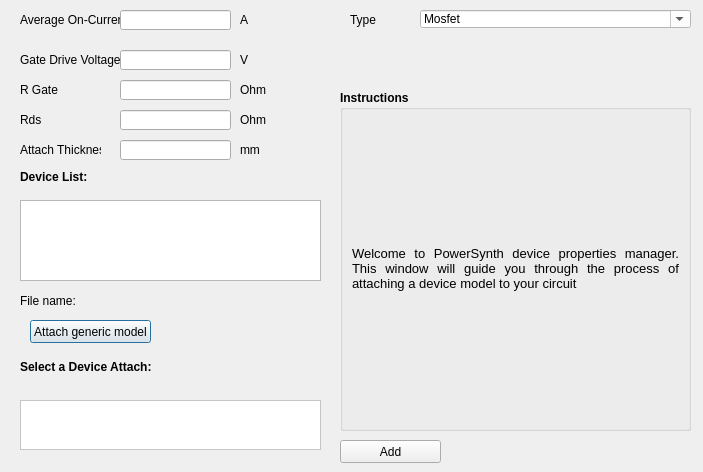
<?xml version="1.0" encoding="UTF-8"?>
<ui version="4.0">
 <class>device_propeties</class>
 <widget class="QDialog" name="device_propeties">
  <property name="geometry">
   <rect>
    <x>0</x>
    <y>0</y>
    <width>703</width>
    <height>472</height>
   </rect>
  </property>
  <property name="windowTitle">
   <string>Properties</string>
  </property>
  <widget class="QStackedWidget" name="stackedWidget">
   <property name="geometry">
    <rect>
     <x>10</x>
     <y>0</y>
     <width>341</width>
     <height>621</height>
    </rect>
   </property>
   <property name="currentIndex">
    <number>1</number>
   </property>
   <widget class="QWidget" name="fstm_rect">
    <widget class="QLineEdit" name="ledt_heat_flow">
     <property name="geometry">
      <rect>
       <x>100</x>
       <y>20</y>
       <width>111</width>
       <height>20</height>
      </rect>
     </property>
    </widget>
    <widget class="QLabel" name="label_9">
     <property name="geometry">
      <rect>
       <x>10</x>
       <y>20</y>
       <width>81</width>
       <height>20</height>
      </rect>
     </property>
     <property name="text">
      <string>Heat Flow</string>
     </property>
     <property name="buddy">
      <cstring>txt_minWidth</cstring>
     </property>
    </widget>
    <widget class="QLabel" name="label_10">
     <property name="geometry">
      <rect>
       <x>10</x>
       <y>50</y>
       <width>81</width>
       <height>20</height>
      </rect>
     </property>
     <property name="text">
      <string>Attach Thickness</string>
     </property>
     <property name="buddy">
      <cstring>txt_minWidth</cstring>
     </property>
    </widget>
    <widget class="QLineEdit" name="ledt_attach_thickness">
     <property name="geometry">
      <rect>
       <x>100</x>
       <y>50</y>
       <width>111</width>
       <height>20</height>
      </rect>
     </property>
    </widget>
    <widget class="QLabel" name="label_21">
     <property name="geometry">
      <rect>
       <x>220</x>
       <y>20</y>
       <width>91</width>
       <height>20</height>
      </rect>
     </property>
     <property name="text">
      <string>V</string>
     </property>
     <property name="buddy">
      <cstring>txt_minWidth</cstring>
     </property>
    </widget>
    <widget class="QLabel" name="label_22">
     <property name="geometry">
      <rect>
       <x>220</x>
       <y>50</y>
       <width>91</width>
       <height>20</height>
      </rect>
     </property>
     <property name="text">
      <string>mm</string>
     </property>
     <property name="buddy">
      <cstring>txt_minWidth</cstring>
     </property>
    </widget>
   </widget>
   <widget class="QWidget" name="ssapp">
    <widget class="QLineEdit" name="ledt_attach_thickness_2">
     <property name="geometry">
      <rect>
       <x>110</x>
       <y>140</y>
       <width>111</width>
       <height>20</height>
      </rect>
     </property>
    </widget>
    <widget class="QLabel" name="label_12">
     <property name="geometry">
      <rect>
       <x>10</x>
       <y>140</y>
       <width>81</width>
       <height>20</height>
      </rect>
     </property>
     <property name="text">
      <string>Attach Thickness</string>
     </property>
     <property name="buddy">
      <cstring>txt_minWidth</cstring>
     </property>
    </widget>
    <widget class="QLabel" name="label_13">
     <property name="geometry">
      <rect>
       <x>10</x>
       <y>10</y>
       <width>111</width>
       <height>20</height>
      </rect>
     </property>
     <property name="text">
      <string>Average On-Current</string>
     </property>
     <property name="buddy">
      <cstring>txt_minWidth</cstring>
     </property>
    </widget>
    <widget class="QLineEdit" name="ledt_avg_current">
     <property name="geometry">
      <rect>
       <x>110</x>
       <y>10</y>
       <width>111</width>
       <height>20</height>
      </rect>
     </property>
    </widget>
    <widget class="QLabel" name="label_14">
     <property name="geometry">
      <rect>
       <x>10</x>
       <y>50</y>
       <width>111</width>
       <height>20</height>
      </rect>
     </property>
     <property name="text">
      <string>Gate Drive Voltage</string>
     </property>
     <property name="buddy">
      <cstring>txt_minWidth</cstring>
     </property>
    </widget>
    <widget class="QLineEdit" name="ledt_vgate">
     <property name="geometry">
      <rect>
       <x>110</x>
       <y>50</y>
       <width>111</width>
       <height>20</height>
      </rect>
     </property>
    </widget>
    <widget class="QLabel" name="label_15">
     <property name="geometry">
      <rect>
       <x>10</x>
       <y>110</y>
       <width>111</width>
       <height>20</height>
      </rect>
     </property>
     <property name="text">
      <string>Rds</string>
     </property>
     <property name="buddy">
      <cstring>txt_minWidth</cstring>
     </property>
    </widget>
    <widget class="QLineEdit" name="ledt_rds">
     <property name="geometry">
      <rect>
       <x>110</x>
       <y>110</y>
       <width>111</width>
       <height>20</height>
      </rect>
     </property>
    </widget>
    <widget class="QPushButton" name="btn_load_generic_mdl">
     <property name="geometry">
      <rect>
       <x>20</x>
       <y>320</y>
       <width>121</width>
       <height>23</height>
      </rect>
     </property>
     <property name="text">
      <string>Attach generic model</string>
     </property>
    </widget>
    <widget class="QLabel" name="label_17">
     <property name="geometry">
      <rect>
       <x>230</x>
       <y>10</y>
       <width>91</width>
       <height>20</height>
      </rect>
     </property>
     <property name="text">
      <string>A</string>
     </property>
     <property name="buddy">
      <cstring>txt_minWidth</cstring>
     </property>
    </widget>
    <widget class="QLabel" name="label_18">
     <property name="geometry">
      <rect>
       <x>230</x>
       <y>50</y>
       <width>91</width>
       <height>20</height>
      </rect>
     </property>
     <property name="text">
      <string>V</string>
     </property>
     <property name="buddy">
      <cstring>txt_minWidth</cstring>
     </property>
    </widget>
    <widget class="QLabel" name="label_19">
     <property name="geometry">
      <rect>
       <x>230</x>
       <y>110</y>
       <width>91</width>
       <height>20</height>
      </rect>
     </property>
     <property name="text">
      <string>Ohm</string>
     </property>
     <property name="buddy">
      <cstring>txt_minWidth</cstring>
     </property>
    </widget>
    <widget class="QLabel" name="label_20">
     <property name="geometry">
      <rect>
       <x>230</x>
       <y>140</y>
       <width>91</width>
       <height>20</height>
      </rect>
     </property>
     <property name="text">
      <string>mm</string>
     </property>
     <property name="buddy">
      <cstring>txt_minWidth</cstring>
     </property>
    </widget>
    <widget class="QLabel" name="label_2">
     <property name="geometry">
      <rect>
       <x>10</x>
       <y>170</y>
       <width>256</width>
       <height>13</height>
      </rect>
     </property>
     <property name="font">
      <font>
       <weight>75</weight>
       <bold>true</bold>
      </font>
     </property>
     <property name="text">
      <string>Device List:</string>
     </property>
    </widget>
    <widget class="QListWidget" name="listWidget">
     <property name="geometry">
      <rect>
       <x>10</x>
       <y>200</y>
       <width>301</width>
       <height>81</height>
      </rect>
     </property>
    </widget>
    <widget class="QLabel" name="label_23">
     <property name="geometry">
      <rect>
       <x>10</x>
       <y>80</y>
       <width>111</width>
       <height>20</height>
      </rect>
     </property>
     <property name="text">
      <string>R Gate</string>
     </property>
     <property name="buddy">
      <cstring>txt_minWidth</cstring>
     </property>
    </widget>
    <widget class="QLineEdit" name="ledt_vgate_2">
     <property name="geometry">
      <rect>
       <x>110</x>
       <y>80</y>
       <width>111</width>
       <height>20</height>
      </rect>
     </property>
    </widget>
    <widget class="QLabel" name="label_24">
     <property name="geometry">
      <rect>
       <x>230</x>
       <y>80</y>
       <width>91</width>
       <height>20</height>
      </rect>
     </property>
     <property name="text">
      <string>Ohm</string>
     </property>
     <property name="buddy">
      <cstring>txt_minWidth</cstring>
     </property>
    </widget>
    <widget class="QLabel" name="generic_file">
     <property name="geometry">
      <rect>
       <x>10</x>
       <y>290</y>
       <width>301</width>
       <height>21</height>
      </rect>
     </property>
     <property name="text">
      <string>File name: </string>
     </property>
    </widget>
    <widget class="QLabel" name="lbl_dev_attach">
     <property name="geometry">
      <rect>
       <x>10</x>
       <y>360</y>
       <width>257</width>
       <height>13</height>
      </rect>
     </property>
     <property name="font">
      <font>
       <weight>75</weight>
       <bold>true</bold>
      </font>
     </property>
     <property name="text">
      <string>Select a Device Attach:</string>
     </property>
    </widget>
    <widget class="QListView" name="lst_devices_att">
     <property name="enabled">
      <bool>false</bool>
     </property>
     <property name="geometry">
      <rect>
       <x>10</x>
       <y>400</y>
       <width>301</width>
       <height>50</height>
      </rect>
     </property>
     <property name="maximumSize">
      <size>
       <width>16777215</width>
       <height>50</height>
      </size>
     </property>
     <property name="palette">
      <palette>
       <active>
        <colorrole role="Button">
         <brush brushstyle="SolidPattern">
          <color alpha="255">
           <red>255</red>
           <green>255</green>
           <blue>255</blue>
          </color>
         </brush>
        </colorrole>
        <colorrole role="Base">
         <brush brushstyle="SolidPattern">
          <color alpha="255">
           <red>255</red>
           <green>255</green>
           <blue>255</blue>
          </color>
         </brush>
        </colorrole>
        <colorrole role="Window">
         <brush brushstyle="SolidPattern">
          <color alpha="255">
           <red>255</red>
           <green>255</green>
           <blue>255</blue>
          </color>
         </brush>
        </colorrole>
       </active>
       <inactive>
        <colorrole role="Button">
         <brush brushstyle="SolidPattern">
          <color alpha="255">
           <red>255</red>
           <green>255</green>
           <blue>255</blue>
          </color>
         </brush>
        </colorrole>
        <colorrole role="Base">
         <brush brushstyle="SolidPattern">
          <color alpha="255">
           <red>255</red>
           <green>255</green>
           <blue>255</blue>
          </color>
         </brush>
        </colorrole>
        <colorrole role="Window">
         <brush brushstyle="SolidPattern">
          <color alpha="255">
           <red>255</red>
           <green>255</green>
           <blue>255</blue>
          </color>
         </brush>
        </colorrole>
       </inactive>
       <disabled>
        <colorrole role="Button">
         <brush brushstyle="SolidPattern">
          <color alpha="255">
           <red>255</red>
           <green>255</green>
           <blue>255</blue>
          </color>
         </brush>
        </colorrole>
        <colorrole role="Base">
         <brush brushstyle="SolidPattern">
          <color alpha="255">
           <red>255</red>
           <green>255</green>
           <blue>255</blue>
          </color>
         </brush>
        </colorrole>
        <colorrole role="Window">
         <brush brushstyle="SolidPattern">
          <color alpha="255">
           <red>255</red>
           <green>255</green>
           <blue>255</blue>
          </color>
         </brush>
        </colorrole>
       </disabled>
      </palette>
     </property>
     <property name="styleSheet">
      <string notr="true">background-color: rgb(255, 255, 255);</string>
     </property>
    </widget>
   </widget>
  </widget>
  <widget class="QGroupBox" name="groupBox_8">
   <property name="geometry">
    <rect>
     <x>340</x>
     <y>90</y>
     <width>351</width>
     <height>341</height>
    </rect>
   </property>
   <property name="minimumSize">
    <size>
     <width>0</width>
     <height>0</height>
    </size>
   </property>
   <property name="font">
    <font>
     <weight>75</weight>
     <bold>true</bold>
    </font>
   </property>
   <property name="title">
    <string>Instructions</string>
   </property>
   <layout class="QGridLayout" name="gridLayout_7">
    <item row="0" column="0">
     <widget class="QLabel" name="lbl_model_Instruction">
      <property name="font">
       <font>
        <pointsize>10</pointsize>
       </font>
      </property>
      <property name="text">
       <string>&lt;!DOCTYPE HTML PUBLIC &quot;-//W3C//DTD HTML 4.0//EN&quot; &quot;http://www.w3.org/TR/REC-html40/strict.dtd&quot;&gt;
&lt;html&gt;&lt;head&gt;&lt;meta name=&quot;qrichtext&quot; content=&quot;1&quot; /&gt;&lt;style type=&quot;text/css&quot;&gt;
p, li { white-space: pre-wrap; }
&lt;/style&gt;&lt;/head&gt;&lt;body style=&quot; font-family:'MS Shell Dlg 2'; font-size:10pt; font-weight:600; font-style:normal;&quot;&gt;
&lt;p align=&quot;justify&quot; style=&quot; margin-top:0px; margin-bottom:0px; margin-left:0px; margin-right:0px; -qt-block-indent:0; text-indent:0px;&quot;&gt;&lt;span style=&quot; font-weight:400;&quot;&gt;Welcome to PowerSynth device properties manager. This window will guide you through the process of attaching a device model to your circuit&lt;/span&gt;&lt;/p&gt;&lt;/body&gt;&lt;/html&gt;</string>
      </property>
      <property name="wordWrap">
       <bool>true</bool>
      </property>
     </widget>
    </item>
   </layout>
  </widget>
  <widget class="QLabel" name="label_16">
   <property name="geometry">
    <rect>
     <x>350</x>
     <y>10</y>
     <width>61</width>
     <height>20</height>
    </rect>
   </property>
   <property name="text">
    <string>Type</string>
   </property>
   <property name="buddy">
    <cstring>txt_minWidth</cstring>
   </property>
  </widget>
  <widget class="QComboBox" name="cmb_device_type">
   <property name="geometry">
    <rect>
     <x>420</x>
     <y>10</y>
     <width>271</width>
     <height>18</height>
    </rect>
   </property>
   <property name="sizePolicy">
    <sizepolicy hsizetype="Preferred" vsizetype="Fixed">
     <horstretch>1</horstretch>
     <verstretch>0</verstretch>
    </sizepolicy>
   </property>
   <property name="styleSheet">
    <string notr="true">background-color: rgb(255, 255, 255);</string>
   </property>
   <property name="editable">
    <bool>true</bool>
   </property>
   <item>
    <property name="text">
     <string>Mosfet</string>
    </property>
   </item>
   <item>
    <property name="text">
     <string>Diode</string>
    </property>
   </item>
  </widget>
  <widget class="QPushButton" name="btn_add">
   <property name="geometry">
    <rect>
     <x>340</x>
     <y>440</y>
     <width>101</width>
     <height>23</height>
    </rect>
   </property>
   <property name="text">
    <string>Add</string>
   </property>
  </widget>
 </widget>
 <resources/>
 <connections/>
</ui>
